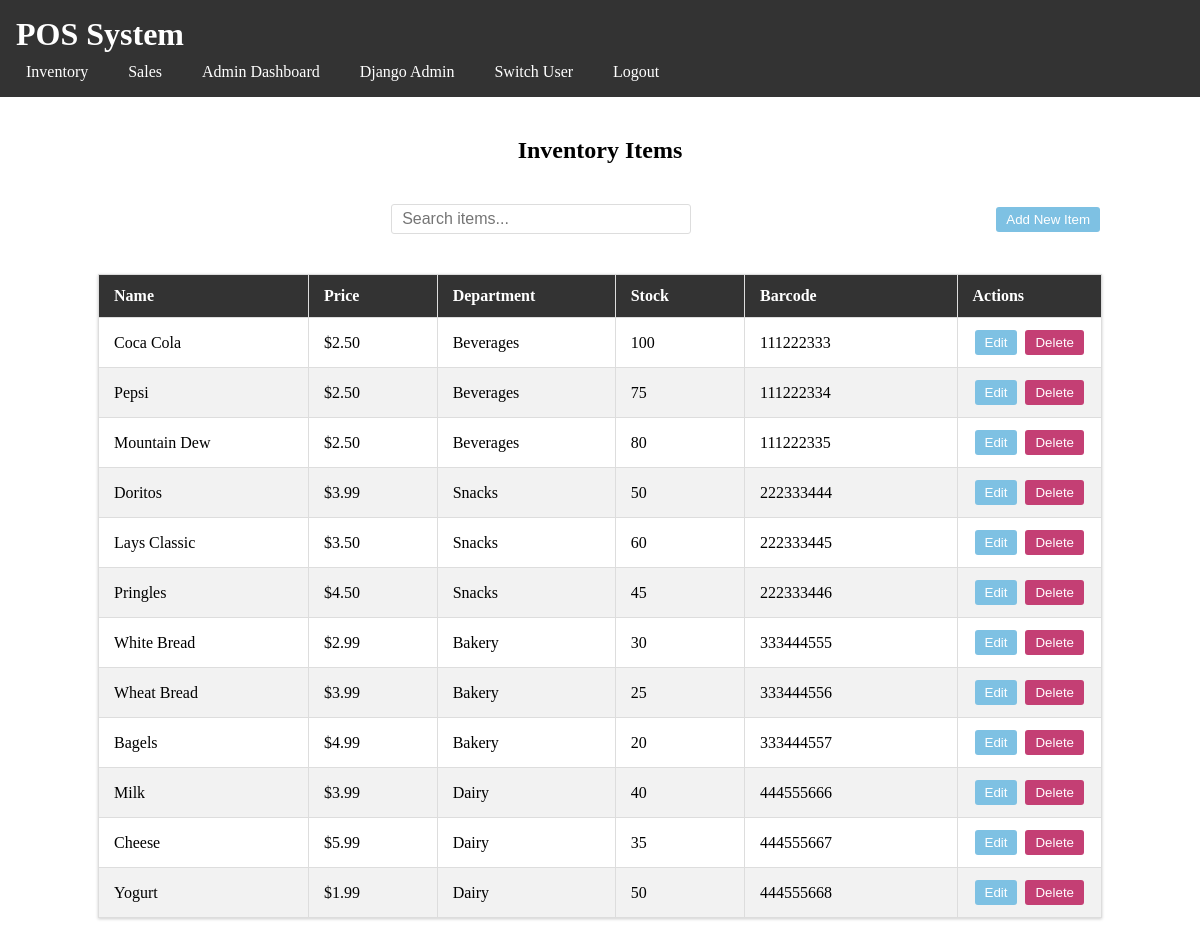
Screenshot of /inventory/ (signed in) with the database file from the repository.
### pos_app/models.py (models this page shows, shortened)
class Item(models.Model):
    name = models.CharField(max_length=50)
    cost = models.DecimalField(decimal_places=2, max_digits=6)
    department = models.CharField(max_length=50)
    amount = models.IntegerField()
    barcode = models.CharField(max_length=50, unique=True)

### pos_app/views.py (the view)
# urls.py: path('inventory/', views.show_all_items, name='inventory_page'),
@login_required(login_url='login')
def show_all_items(request):
    items = Item.objects.all()
    return render(request, 'inventory.html', {'items': items})

### pos_app/templates/inventory.html (shortened to what this page needs)
{% extends 'base.html' %}
{% block content %}
<div class="inventory-container">
    <h2>Inventory Items</h2>
    <div class="inventory-controls">
        <div class="search-container">
            <input
                type="text"
                id="searchInput"
                placeholder="Search items..."
                onkeyup="searchTable()"
            >
        </div>
        <button class="add-btn" onclick="showAddModal()">Add New Item</button>
    </div>
    <table border="1" id="itemTable">
        <thead>
            <tr>
                <th>Name</th>
                <th>Price</th>
                <th>Department</th>
                <th>Stock</th>
                <th>Barcode</th>
                <th>Actions</th>
            </tr>
        </thead>
        <tbody>
            {% for item in items %}
                <tr>
                    <td>{{ item.name }}</td>
                    <td>${{ item.cost }}</td>
                    <td>{{ item.department }}</td>
                    <td>{{ item.amount }}</td>
                    <td>{{ item.barcode }}</td>
                    <td class="action-buttons">
                        <button class="edit-btn" onclick="editItem({{ item.id }})">Edit</button>
                        <button class="delete-btn" onclick="deleteItem({{ item.id }})">Delete</button>
                    </td>
                </tr>
            {% empty %}
                <tr>
                    <td colspan="6">No items found</td>
                </tr>
            {% endfor %}
        </tbody>
    </table>
</div>
{% endblock %}

### pos_app/static/styles.css (style rules this page uses)
* { margin: 0; padding: 0; box-sizing: border-box; }
.inventory-container { padding: 20px; margin: 0 auto; max-width: 1200px; width: 90%; }
.inventory-container h2 { text-align: center; margin-bottom: 20px; }
.search-container { margin: 20px auto; text-align: center; }
#searchInput { padding: 10px; width: 300px; font-size: 16px; border: 1px solid #ddd; border-radius: 4px; }
#itemTable { width: 100%; border-collapse: collapse; margin: 20px auto; background-color: white; box-shadow: 0 1px 3px rgba(0,0,0,0.2); }
#itemTable th, #itemTable td { padding: 12px 15px; text-align: left; border: 1px solid #ddd; }
#itemTable th { background-color: #333; color: white; font-weight: bold; }
#itemTable tr:nth-child(even) { background-color: #f2f2f2; }
#itemTable th:nth-child(1) { width: 25%; }
#itemTable th:nth-child(2) { width: 15%; }
#itemTable th:nth-child(3) { width: 20%; }
#itemTable th:nth-child(4) { width: 15%; }
#itemTable th:nth-child(5) { width: 25%; }
.action-buttons { white-space: nowrap; }
.edit-btn, .delete-btn, .add-btn { padding: 5px 10px; margin: 0 2px; border: none; border-radius: 3px; cursor: pointer; color: white; }
.edit-btn, .add-btn { background-color: #7ec1e3; }
.delete-btn { background-color: #c43f74; }
.inventory-controls { display: flex; justify-content: space-between; align-items: center; margin: 20px 0; gap: 10px; }
.search-container { flex: 1; }
#searchInput { padding: 5px 10px; border-radius: 3px; border: 1px solid #ddd; }

### rows the page displays
Item: name "Coca Cola", cost "2.50", department "Beverages", amount "100", barcode "111222333"
Item: name "Pepsi", cost "2.50", department "Beverages", amount "75", barcode "111222334"
Item: name "Mountain Dew", cost "2.50", department "Beverages", amount "80", barcode "111222335"
Item: name "Doritos", cost "3.99", department "Snacks", amount "50", barcode "222333444"
Item: name "Lays Classic", cost "3.50", department "Snacks", amount "60", barcode "222333445"
Item: name "Pringles", cost "4.50", department "Snacks", amount "45", barcode "222333446"
Item: name "White Bread", cost "2.99", department "Bakery", amount "30", barcode "333444555"
Item: name "Wheat Bread", cost "3.99", department "Bakery", amount "25", barcode "333444556"
Item: name "Bagels", cost "4.99", department "Bakery", amount "20", barcode "333444557"
Item: name "Milk", cost "3.99", department "Dairy", amount "40", barcode "444555666"
Item: name "Cheese", cost "5.99", department "Dairy", amount "35", barcode "444555667"
Item: name "Yogurt", cost "1.99", department "Dairy", amount "50", barcode "444555668"
